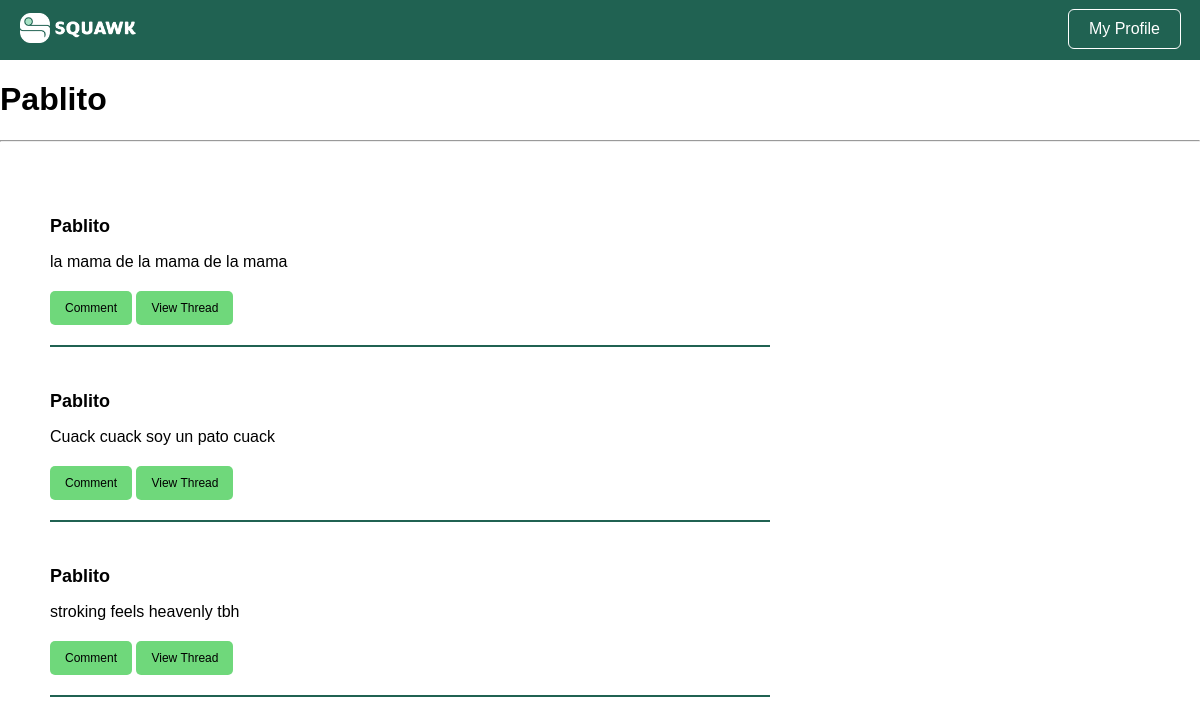
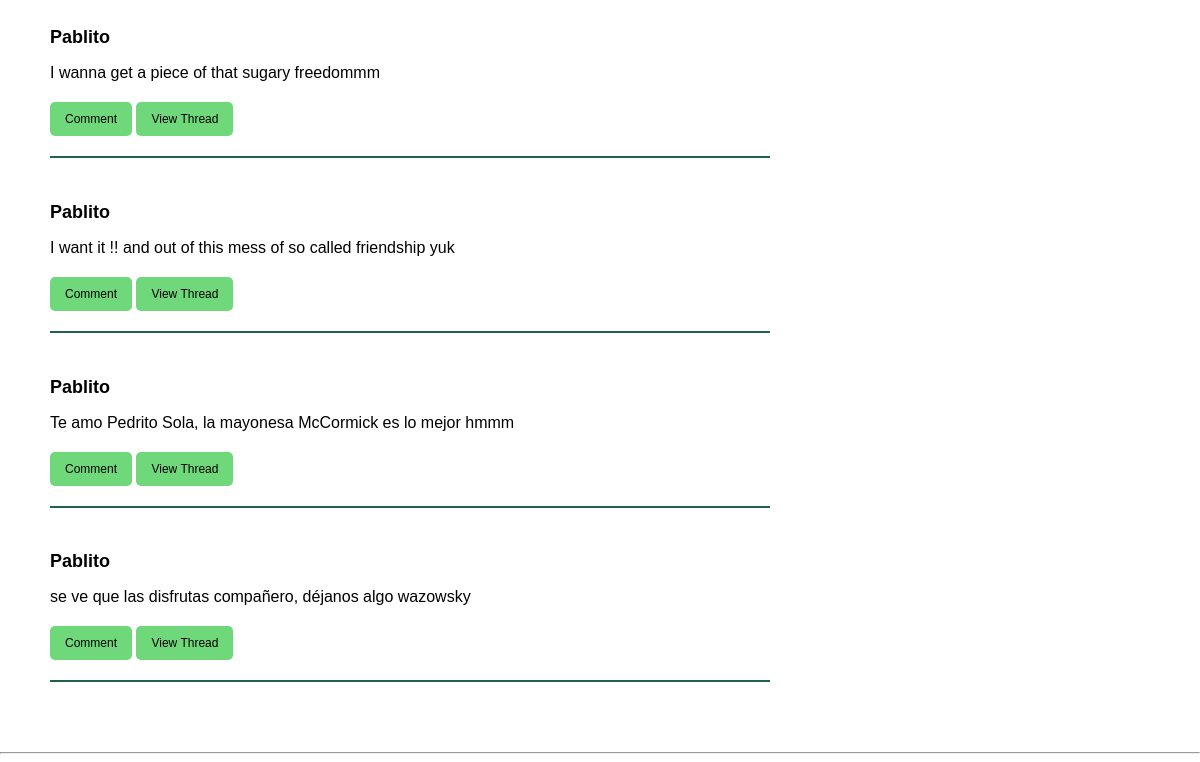
The app's page /user/1 (signed in), older data (2 pictures, top to bottom).
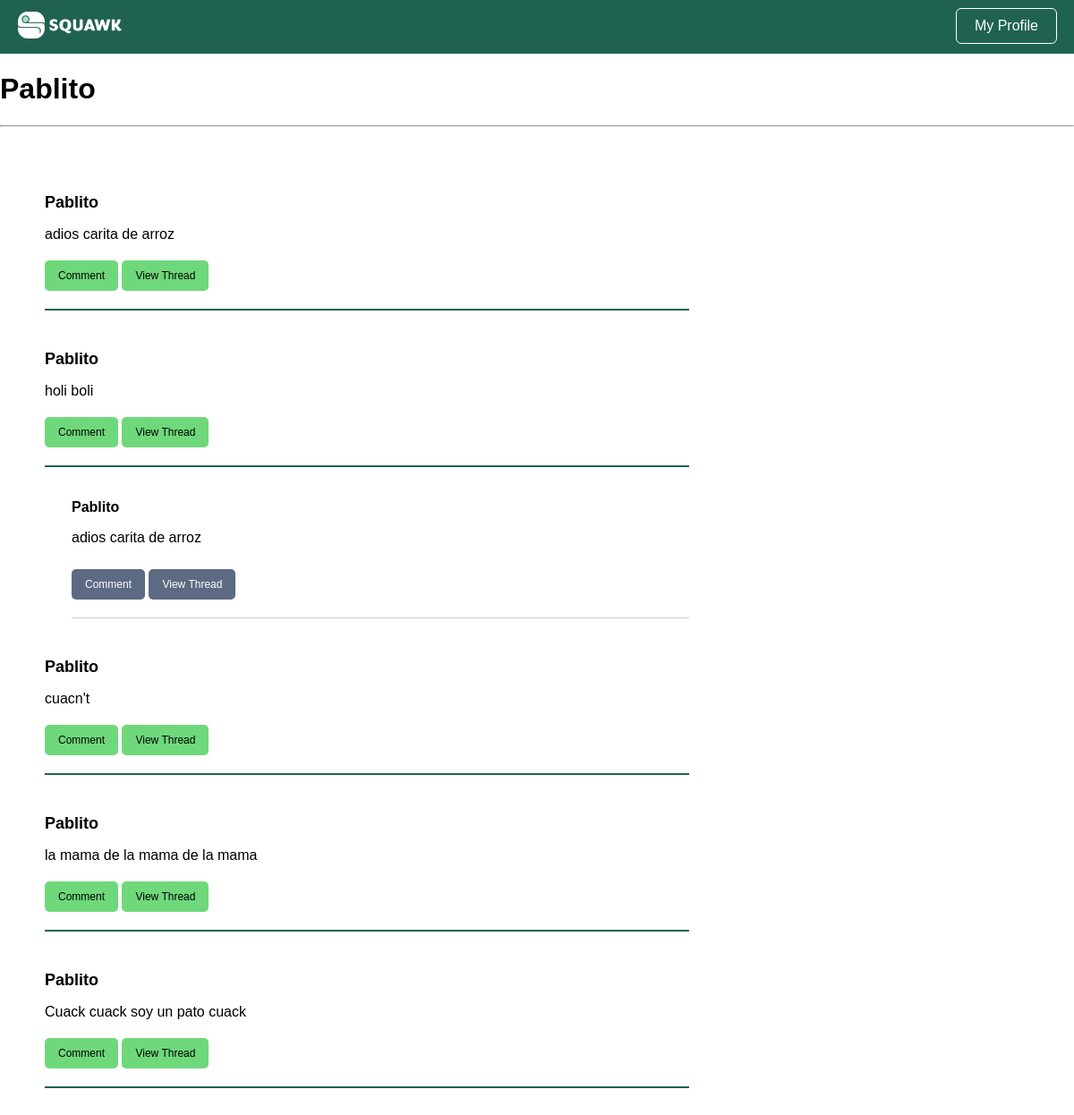
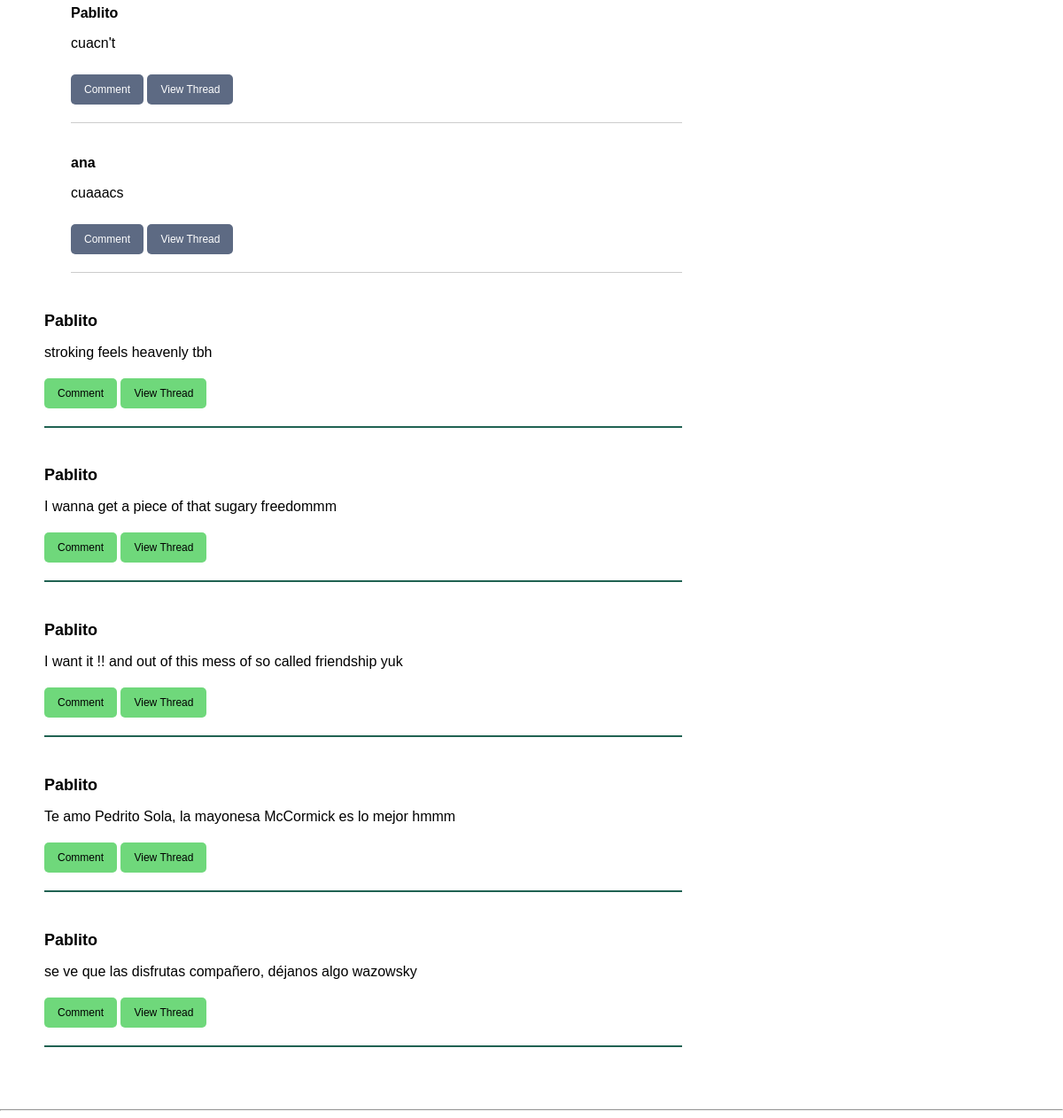
The same page, newer data (2 pictures, top to bottom).
### tables this page shows
CREATE TABLE users (
  user_id INTEGER PRIMARY KEY AUTOINCREMENT,
  username VARCHAR NOT NULL,
  password VARCHAR NOT NULL,
  is_admin BOOLEAN NOT NULL
);

CREATE TABLE squawks (
  squawk_id INTEGER PRIMARY KEY AUTOINCREMENT,
  content VARCHAR NOT NULL,
  is_reply_to INT,
  user_id INT,
  created TIMESTAMP NOT NULL DEFAULT CURRENT_TIMESTAMP
);

### user_controller.py (the view)
def user(user_id):
  current_user = session['user_id']
  squawks = []
  username = us.get_user(user_id).username
  last10 = ss.get_last(10,user_id)
  for i in last10:
    thread = ts.get_thread(i.squawk_id)
    thread_users = [us.get_user(squawk.user_id).username for squawk in thread]
    thread_info = list(zip(thread, thread_users))
    user = us.get_user(i.user_id).username
    squawks.append((i, user, thread_info))
  return render_template('user.html', username=username, squawks=squawks, user_id=current_user)

### bl/squawk_service.py (called while the page is built)
  def get_last(self, total, user_id):
    if user_id != -1:
      squawks = self.squawkDAO.getall_from(user_id)
    else:
      squawks = self.squawkDAO.getall_super()
    return squawks[:total]

### bl/thread_service.py (called while the page is built)
  def get_thread(self, squawk_id):
    squawk = self.squawkDAO.get(squawk_id)
    if not squawk:
      return []
    thread = self._get_replies(squawk_id)
    return thread

  def _get_replies(self, squawk_id):
    replies = []
    squawks = self.squawkDAO.getall()
    for x in squawks:
      if x.is_reply_to == squawk_id:
        replies.append(x)
    return replies

### bl/user_service.py (called while the page is built)
  def get_user(self, user_id):
    user = self.userDAO.get(user_id)
    return user

### dl/squawk_dao.py (called while the page is built)
  def get(self, squawkID):
    query = "SELECT * FROM squawks WHERE squawk_id = ?"
    result = self.DB.run_query(query, (squawkID, ))
    try:
      data = result.fetchone()
      squawk = Squawk(data)
      return squawk
    except:
      return None

  def getall(self):
    query = "SELECT * FROM squawks ORDER BY created DESC"
    result = self.DB.run_query(query)
    try:
      data_list = result.fetchall()
      squawks = []
      for data in data_list:
        squawk = Squawk(data)#['squawk_id'], data['content'], data['is_reply_to'], data['user_id'], data['created'])
        squawks.append(squawk)
      return squawks
    except:
      return None

  def getall_from(self, user_id):
    query = "SELECT * FROM squawks WHERE user_id = ? ORDER BY created DESC"
    result = self.DB.run_query(query, (user_id, ))
    try:
      data_list = result.fetchall()
      squawks = []
      for data in data_list:
        squawk = Squawk(data)#['squawk_id'], data['content'], data['is_reply_to'], data['user_id'], data['created'])
        squawks.append(squawk)
      return squawks
    except:
      return None

### dl/user_dao.py (called while the page is built)
  def get(self, userID):
    query = "SELECT * FROM users WHERE user_id = ?"
    result = self.DB.run_query(query, (userID, ))
    try:
      data = result.fetchone()
      user = User(data)
      return user
    except:
      return None

### utils/database.py (called while the page is built)
  def run_query(self, query, parameters=None):
    try:
      cursor = self.connection.cursor()
      if parameters:
        cursor.execute(query, parameters)
      else:
        cursor.execute(query)
      self.connection.commit()
      return cursor
    except Exception as e:
      print(f"Error running query: {e}")
      return None

### templates/user.html (shortened to what this page needs)
<!DOCTYPE html>
<html>
  <head>
    <link rel="stylesheet" href="{{ url_for('static', filename='squawk_basic.css') }}" />
    <link rel="stylesheet" href="{{ url_for('static', filename='squawk_render.css') }}" />
  </head>
  <body>
    <div class="navbar">
      <a href="{{url_for('home')}}"><img src="{{ url_for('static', filename='img/squawk_long.png') }}" alt="Squawk Logo" class="logo"></a>
      <a href="{{ url_for('user', user_id=user_id) }}"><button class="login-button">My Profile</button></a>
    </div>
    <h1 class="user-header">{{username}}</h1>
    <hr>
    <div class="board">
      {% for squawk, user, thread_info in squawks %}
      <div class="squawk">
        <h4>
          <a href="{{url_for('user', user_id=squawk.user_id)}}"> {{user}} </a>
        </h4>
        <p> {{squawk.content}} </p>
        <a href="{{ url_for('comment', is_reply_to=squawk.squawk_id) }}"><button id="{{squawk.squawk_id}}">Comment</button></a>
        <a href="{{ url_for('thread', squawk_id=squawk.squawk_id) }}"><button id="{{squawk.squawk_id}}">View Thread</button></a>
      </div>
      {% for thread, t_user in thread_info %}
      <div class="thread">
        <div class="comment">
          <p class="username">
            <a href="{{url_for('user', user_id=thread.user_id)}}"> {{t_user}} </a>
          </p>
          <p> {{thread.content}} </p>
          <a href="{{ url_for('comment', is_reply_to=thread.squawk_id) }}"><button id="{{thread.squawk_id}}">Comment</button></a>
          <a href="{{ url_for('thread', squawk_id=thread.squawk_id) }}"><button id="{{thread.squawk_id}}">View Thread</button></a>
        </div>
      </div>
      {% endfor %}
      {% endfor %}
    </div>
    <hr>
  </body>
</html>

### static/squawk_basic.css (style rules this page uses)
body { font-family: Arial, sans-serif; margin: 0; padding: 0; }
a { color: #2660A4 }
.login-button { background-color: transparent; border-radius: 5px; color: white; cursor: pointer; font-size: 16px; margin-right: 10px; outline: 1px solid white; padding: 10px 20px; }
.navbar { background-color: #206252; padding: 10px; display: flex; justify-content: space-between; }
.navbar button { background-color: transparent; border: none; color: white; cursor: pointer; font-size: 16px; margin-bottom: 2px; margin-right: 10px; }
.navbar .logo { height: 30px; margin-left: 10px; margin-top: 3px; }

### static/squawk_render.css (style rules this page uses)
.board { display: flex; flex-direction: column; justify-content: center; margin: 50px; width: 60vw; }
.board a { color: inherit; text-decoration: none; }
.squawk { border-bottom: 2px solid #206252; margin-bottom: 20px; }
.squawk h4 { font-size: 18px; margin-bottom: 10px; }
.squawk p { font-size: 16px; margin-bottom: 10px; }
.squawk button { background-color: #6FD87B; border: none; border-radius: 5px; color: black; cursor: pointer; font-size: 12px; margin-bottom: 20px; margin-top: 10px; padding: 10px 15px; }
.thread { margin-bottom: 10px; margin-left: 30px; }
.thread button { background-color: #5D6A83; border: none; border-radius: 5px; color: white; cursor: pointer; font-size: 12px; margin-bottom: 20px; margin-top: 10px; padding: 10px 15px; }
.thread .comment { border-bottom: 1px solid #CCC; font-size: 16px; margin-bottom: 10px; }
.thread .comment .username { font-weight: bold; }

Row changes from the older to the newer data that the page shows:
now on one of the page's lists (row unchanged): users: username "Pablito", content "adios carita de arroz", content "cuacn't", content "I want it !! and out of this mess of so called friendship yuk", content "Te amo Pedrito Sola, la mayonesa McCormick es lo mejor hmmm", content "se ve que las disfrutas compañero, déjanos algo wazowsky"
computed for users "Pablito": content "la mama de la mama de la mama" → "adios carita de arroz"; content "Cuack cuack soy un pato cuack" → "holi boli"; content "stroking feels heavenly tbh" → "cuacn't"; content "I wanna get a piece of that sugary freedommm" → "la mama de la mama de la mama"; content "I want it !! and out of this mess of so called friendship yuk" → "Cuack cuack soy un pato cuack"; content "Te amo Pedrito Sola, la mayonesa McCormick es lo mejor hmmm" → "stroking feels heavenly tbh"; content "se ve que las disfrutas compañero, déjanos algo wazowsky" → "I wanna get a piece of that sugary freedommm"
added users: username "ana", content "cuaaacs", shown under "Pablito"
